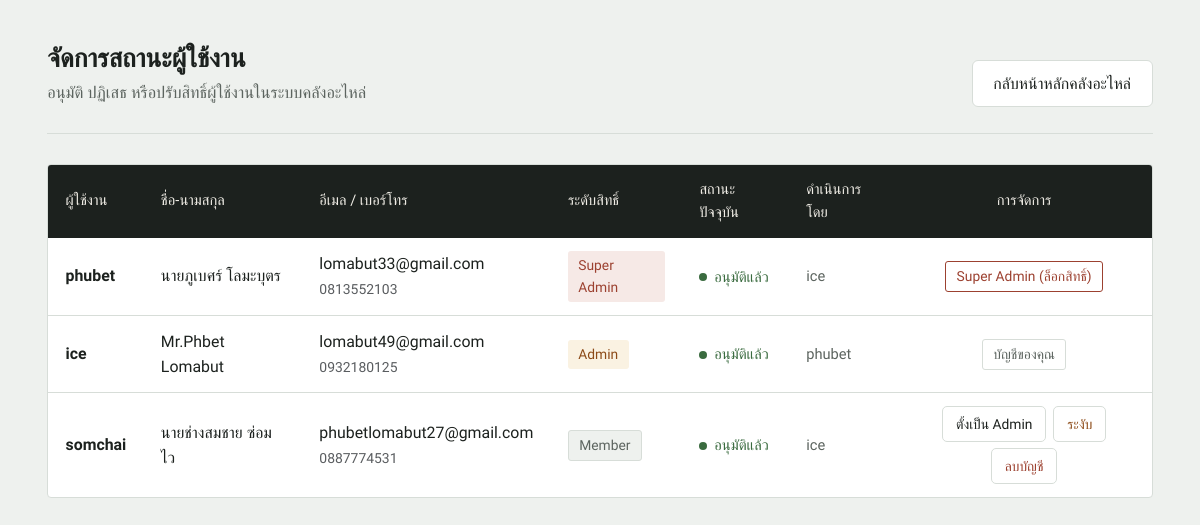
The page /accounts/admin/approval/ (signed in) on the database its author committed.
### accounts/models.py (models this page shows, shortened)
class UserProfile(models.Model):
    user = models.OneToOneField(User, on_delete=models.CASCADE, related_name='profile')
    phone_number = models.CharField(max_length=20, blank=True, null=True, verbose_name="เบอร์โทรศัพท์")
    profile_picture = models.ImageField(upload_to='profiles/', blank=True, null=True, verbose_name="รูปโปรไฟล์")
    ROLE_CHOICES = (
        ('admin', 'ผู้ดูแลระบบ (Admin)'),
        ('member', 'ช่างซ่อม/พนักงาน (Member)'),
        ('guest', 'ผู้เยี่ยมชม (Guest)'),
    )
    role = models.CharField(max_length=10, choices=ROLE_CHOICES, default='guest', verbose_name="บทบาท")
    APPROVAL_STATUS = (
        ('pending', 'รออนุมัติ'),
        ('approved', 'อนุมัติแล้ว'),
        ('rejected', 'ไม่อนุมัติ'),
        ('suspended', 'ระงับการใช้งาน'),
    )
    status = models.CharField(max_length=15, choices=APPROVAL_STATUS, default='pending', verbose_name="สถานะบัญชี")
    rejection_reason = models.TextField(blank=True, null=True, verbose_name="เหตุผล/หมายเหตุจากแอดมิน")
    approved_by = models.ForeignKey(User, on_delete=models.SET_NULL, null=True, blank=True, related_name='approvals_made', verbose_name="ผู้ดำเนินการล่าสุด")
    updated_at = models.DateTimeField(auto_now=True, verbose_name="อัปเดตล่าสุดเมื่อ")

### accounts/views.py (the view)
# urls.py: path('admin/approval/', views.admin_approval_list, name='admin_approval'),
@staff_member_required
def admin_approval_list(request):
    profiles = UserProfile.objects.select_related('user', 'approved_by').annotate(
        role_priority=Case(
            When(user__is_superuser=True, then=1),
            When(user__is_staff=True, then=2),
            default=3,
            output_field=IntegerField(),
        )
    ).order_by('role_priority', 'id')
    return render(request, 'admin_approval.html', {'profiles': profiles})

### accounts/templates/admin_approval.html (shortened to what this page needs)
{% load static %}
<!DOCTYPE html>
<html lang="th">
<head>
    <link href="{% static 'bootstrap/css/bootstrap.min.css' %}" rel="stylesheet">
</head>
<body>
    <div class="page-wrap">
        <div class="page-header">
            <div>
                <h1>จัดการสถานะผู้ใช้งาน</h1>
                <p>อนุมัติ ปฏิเสธ หรือปรับสิทธิ์ผู้ใช้งานในระบบคลังอะไหล่</p>
            </div>
            <a href="/" class="btn-back">กลับหน้าหลักคลังอะไหล่</a>
        </div>
        <div class="panel-card">
            <div class="table-responsive">
                <table class="approval-table">
                    <thead>
                        <tr>
                            <th>ผู้ใช้งาน</th>
                            <th>ชื่อ-นามสกุล</th>
                            <th>อีเมล / เบอร์โทร</th>
                            <th>ระดับสิทธิ์</th>
                            <th>สถานะปัจจุบัน</th>
                            <th>ดำเนินการโดย</th>
                            <th class="text-center">การจัดการ</th>
                        </tr>
                    </thead>
                    <tbody>
                        {% for p in profiles %}
                        <tr>
                            <td><strong>{{ p.user.username }}</strong></td>
                            <td>{{ p.user.first_name }} {{ p.user.last_name }}</td>
                            <td>
                                {{ p.user.email|default:"-" }}<br>
                                <small class="text-muted">{{ p.phone_number|default:"-" }}</small>
                            </td>
                            <td>
                                {% if p.user.is_superuser %}
                                    <span class="role-tag role-super">Super Admin</span>
                                {% elif p.user.is_staff %}
                                    <span class="role-tag role-admin">Admin</span>
                                {% else %}
                                    <span class="role-tag role-member">Member</span>
                                {% endif %}
                            </td>
                            <td>
                                {% if p.status == 'pending' %}
                                    <span class="status-tag status-pending">รออนุมัติ</span>
                                {% elif p.status == 'approved' %}
                                    <span class="status-tag status-approved">อนุมัติแล้ว</span>
                                {% elif p.status == 'rejected' %}
                                    <span class="status-tag status-rejected" title="{{ p.rejection_reason }}">ไม่อนุมัติ</span>
                                {% else %}
                                    <span class="status-tag status-suspended">ถูกระงับ</span>
                                {% endif %}
                            </td>
                            <td>
                                {% if p.approved_by %}
                                    <span class="approved-by">{{ p.approved_by.username }}</span>
                                {% else %}
                                    <span class="approved-by">-</span>
                                {% endif %}
                            </td>
                            <td class="text-center">
                                {% if p.user.is_superuser %}
                                    <span class="self-tag" style="border-color: var(--danger); color: var(--danger);">Super Admin (ล็อกสิทธิ์)</span>
                                {% elif p.user == request.user %}
                                    <span class="self-tag">บัญชีของคุณ</span>
                                {% else %}
                                    <div class="row-actions">
                                        {% if p.status == 'pending' %}
                                            <form method="POST" action="{% url 'accounts:update_status' p.id 'approve' %}" onsubmit="return confirm('ยืนยันการอนุมัติบัญชี {{ p.user.username }}?');">
                                                {% csrf_token %}
                                                <button type="submit" class="btn-row-action btn-approve">อนุมัติ</button>
                                            </form>
                                            <button type="button" class="btn-row-action btn-reject"
                                                    data-bs-toggle="modal" data-bs-target="#rejectModal"
                                                    data-action-url="{% url 'accounts:update_status' p.id 'reject' %}"
                                                    data-username="{{ p.user.username }}">ปฏิเสธ</button>
                                        {% elif p.status == 'approved' %}
                                            {% if p.user.is_staff %}
                                                <form method="POST" action="{% url 'accounts:update_status' p.id 'remove_admin' %}" onsubmit="return confirm('ต้องการลดสิทธิ์ {{ p.user.username }} เป็น Member ใช่หรือไม่?');">
                                                    {% csrf_token %}
                                                    <button type="submit" class="btn-row-action btn-demote">ลดเป็น Member</button>
                                                </form>
                                            {% else %}
                                                <form method="POST" action="{% url 'accounts:update_status' p.id 'make_admin' %}" onsubmit="return confirm('ต้องการแต่งตั้ง {{ p.user.username }} เป็น Admin ใช่หรือไม่?');">
                                                    <button type="submit" class="btn-row-action btn-promote">ตั้งเป็น Admin</button>
                                                </form>
                                            {% endif %}
                                            <form method="POST" action="{% url 'accounts:update_status' p.id 'suspend' %}" onsubmit="return confirm('ยืนยันการระงับบัญชี {{ p.user.username }}?');">
                                                <button type="submit" class="btn-row-action btn-suspend">ระงับ</button>
                                            </form>
                                        {% elif p.status == 'suspended' or p.status == 'rejected' %}
                                            <form method="POST" action="{% url 'accounts:update_status' p.id 'approve' %}" onsubmit="return confirm('ต้องการเปิดให้ {{ p.user.username }} ใช้งานอีกครั้ง?');">
                                                {% csrf_token %}
                                                <button type="submit" class="btn-row-action btn-approve">เปิดใช้งานอีกครั้ง</button>
                                            </form>
                                        {% endif %}
                                        <form method="POST" action="{% url 'accounts:update_status' p.id 'delete_user' %}" onsubmit="return confirm('ยืนยันลบบัญชี {{ p.user.username }} ออกจากระบบถาวรหรือไม่?');">
                                            <button type="submit" class="btn-row-action btn-delete">ลบบัญชี</button>
                                        </form>
                                    </div>
                                {% endif %}
                            </td>
                        </tr>
                        {% empty %}
                        <tr>
                            <td colspan="7" class="text-center text-muted py-4">ยังไม่มีสมาชิกในระบบ</td>
                        </tr>
                        {% endfor %}
                    </tbody>
                </table>
            </div>
        </div>
    </div>
</body>
</html>

### accounts/templates/admin_approval.html (style rules this page uses)
:root { --paper: #eef1ee; --panel: #ffffff; --ink: #1c211e; --line: #d7ddd8; --copper: #b2601f; --copper-deep: #8c4a17; --muted: #5c645f; --danger: #9c4130; --danger-bg: #f6e9e6; --ok: #3a6b3f; }
* { box-sizing: border-box; }
html { font-size: 108%; }
body { background: var(--paper); font-family: 'IBM Plex Sans Thai', 'Segoe UI', system-ui, -apple-system, sans-serif; color: var(--ink); line-height: 1.6; }
.page-wrap { max-width: 1140px; margin: 0 auto; padding: 2.5rem 1rem; }
.page-header { display: flex; justify-content: space-between; align-items: flex-end; flex-wrap: wrap; gap: 1.5rem; padding-bottom: 1.5rem; margin-bottom: 1.75rem; border-bottom: 1px solid var(--line); }
.page-header h1 { font-size: 1.5rem; font-weight: 600; margin: 0 0 0.35rem; }
.page-header p { color: var(--muted); margin: 0; font-size: 0.95rem; }
.btn-back { background: var(--panel); border: 1px solid var(--line); color: var(--ink); padding: 0.55rem 1.2rem; border-radius: 6px; font-size: 0.92rem; text-decoration: none; transition: transform 0.12s ease, border-color 0.15s ease; }
.panel-card { background: var(--panel); border: 1px solid var(--line); border-radius: 4px; overflow: hidden; }
.approval-table { width: 100%; border-collapse: collapse; }
.approval-table thead th { background: var(--ink); color: #f0ede6; font-weight: 500; font-size: 0.85rem; text-align: left; padding: 0.75rem 1rem; }
.approval-table thead th.text-center { text-align: center; }
.approval-table tbody td { padding: 0.75rem 1rem; border-bottom: 1px solid var(--line); vertical-align: middle; font-size: 0.92rem; }
.approval-table tbody tr:last-child td { border-bottom: none; }
.role-tag { display: inline-block; padding: 0.2rem 0.6rem; border-radius: 3px; font-size: 0.8rem; font-weight: 500; }
.role-super { background: var(--danger-bg); color: var(--danger); }
.role-admin { background: #faf2e2; color: var(--copper-deep); }
.role-member { background: var(--paper); color: var(--muted); border: 1px solid var(--line); }
.status-tag { display: inline-flex; align-items: center; gap: 0.4rem; font-size: 0.85rem; font-weight: 500; }
.status-tag::before { content: ""; width: 8px; height: 8px; border-radius: 50%; }
.status-approved { color: var(--ok); }
.status-approved::before { background: var(--ok); }
.approved-by { color: var(--muted); font-size: 0.85rem; }
.self-tag { display: inline-block; border: 1px solid var(--line); color: var(--muted); padding: 0.2rem 0.6rem; border-radius: 3px; font-size: 0.8rem; }
.row-actions { display: flex; justify-content: center; flex-wrap: wrap; gap: 0.4rem; }
.row-actions form { margin: 0; }
.btn-row-action { border-radius: 5px; font-size: 0.8rem; padding: 0.32rem 0.75rem; border: 1px solid var(--line); background: var(--panel); cursor: pointer; transition: transform 0.12s ease, background-color 0.15s ease, border-color 0.15s ease, box-shadow 0.15s ease; }
.btn-reject, .btn-delete { color: var(--danger); }
.btn-suspend { color: var(--copper-deep); }
.btn-promote, .btn-demote { color: var(--ink); }

### rows shown on the page
UserProfile: user.username "phubet", user.first_name "นายภูเบศร์", user.last_name "โลมะบุตร", user.email "lomabut33@gmail.com", phone_number "0813552103", shows "Super Admin", status "อนุมัติแล้ว", approved_by.username "ice", shows "Super Admin (ล็อกสิทธิ์)"
UserProfile: user.username "ice", user.first_name "Mr.Phbet", user.last_name "Lomabut", user.email "lomabut49@gmail.com", phone_number "0932180125", shows "Admin", status "อนุมัติแล้ว", approved_by.username "phubet", shows "บัญชีของคุณ"
UserProfile: user.username "somchai", user.first_name "นายช่างสมชาย", user.last_name "ซ่อมไว", user.email "phubetlomabut27@gmail.com", phone_number "0887774531", shows "Member", status "อนุมัติแล้ว", approved_by.username "ice"
